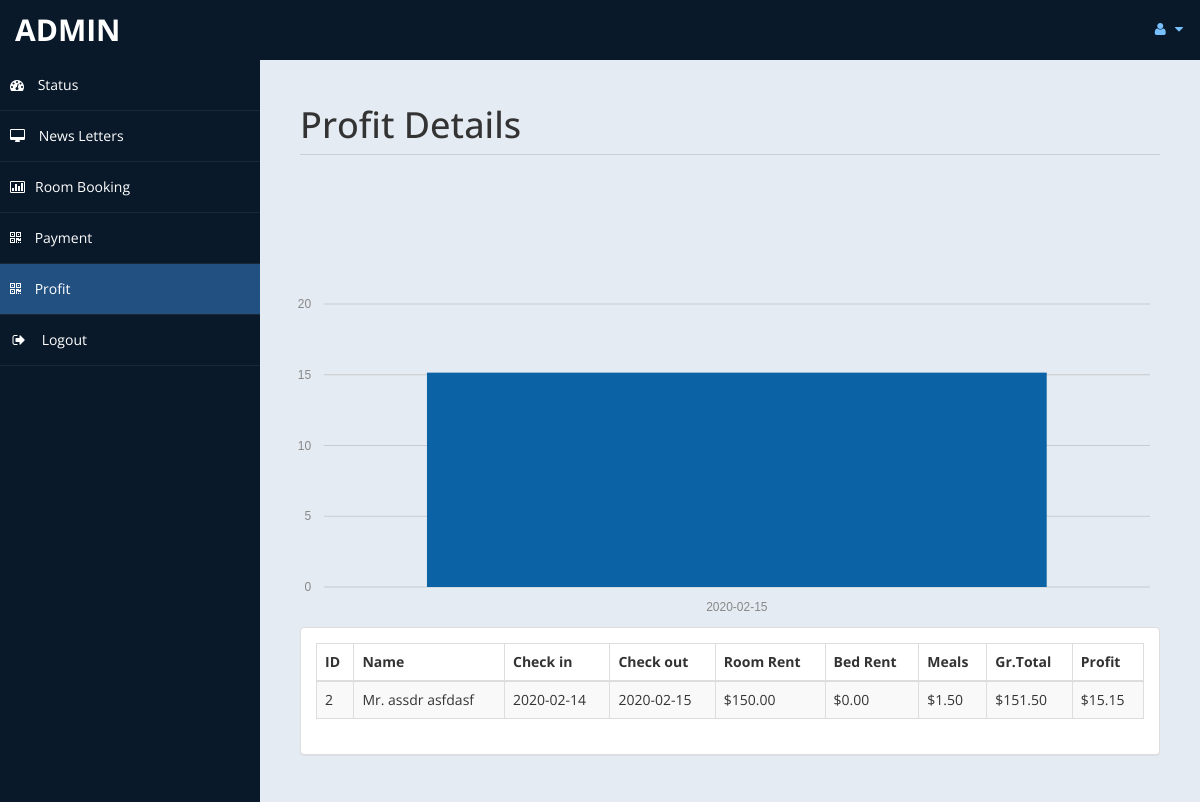
The app's page /admin/profit.php (signed in) with its own data.
### tables this page shows
CREATE TABLE `payment` (
  `id` int(11) DEFAULT NULL,
  `title` varchar(5) DEFAULT NULL,
  `fname` varchar(30) DEFAULT NULL,
  `lname` varchar(30) DEFAULT NULL,
  `troom` varchar(30) DEFAULT NULL,
  `tbed` varchar(30) DEFAULT NULL,
  `nroom` int(11) DEFAULT NULL,
  `cin` date DEFAULT NULL,
  `cout` date DEFAULT NULL,
  `ttot` double(8,2) DEFAULT NULL,
  `fintot` double(8,2) DEFAULT NULL,
  `mepr` double(8,2) DEFAULT NULL,
  `meal` varchar(30) DEFAULT NULL,
  `btot` double(8,2) DEFAULT NULL,
  `noofdays` int(11) DEFAULT NULL
);

### admin/profit.php (the view, shortened to what this page needs)
<!DOCTYPE html>
<html xmlns="http://www.w3.org/1999/xhtml">
<head>
    <link href="assets/css/bootstrap.css" rel="stylesheet" />
    <link href="assets/css/font-awesome.css" rel="stylesheet" />
	<link rel="stylesheet" href="assets/css/morris.css">
    <link href="assets/css/custom-styles.css" rel="stylesheet" />
    <link href="assets/js/dataTables/dataTables.bootstrap.css" rel="stylesheet" />
</head>
<body>
    <div id="wrapper">
        <nav class="navbar navbar-default top-navbar" role="navigation">
            <div class="navbar-header">
                <a class="navbar-brand" href="home.php"><?php echo $_SESSION["user"]; ?> </a>
            </div>
            <ul class="nav navbar-top-links navbar-right">
                <li class="dropdown">
                    <a class="dropdown-toggle" data-toggle="dropdown" href="#" aria-expanded="false">
                        <i class="fa fa-user fa-fw"></i> <i class="fa fa-caret-down"></i>
                    </a>
                </li>
            </ul>
        </nav>
        <nav class="navbar-default navbar-side" role="navigation">
            <div class="sidebar-collapse">
                <ul class="nav" id="main-menu">
                    <li>
                        <a href="home.php"><i class="fa fa-dashboard"></i> Status</a>
                    </li>
                    <li>
                        <a  href="messages.php"><i class="fa fa-desktop"></i> News Letters</a>
                    </li>
					<li>
                        <a href="roombook.php"><i class="fa fa-bar-chart-o"></i>Room Booking</a>
                    </li>
                    <li>
                        <a  href="payment.php"><i class="fa fa-qrcode"></i> Payment</a>
                    </li>
					 <li>
                        <a class="active-menu" href="profit.php"><i class="fa fa-qrcode"></i> Profit</a>
                    </li>
                    <li>
                        <a href="logout.php" ><i class="fa fa-sign-out fa-fw"></i> Logout</a>
                    </li>
            </div>
        </nav>
        <div id="page-wrapper" >
            <div id="page-inner">
			 <div class="row">
                    <div class="col-md-12">
                        <h1 class="page-header">
                           Profit Details<small> </small>
                        </h1>
                    </div>
                </div>
            <div class="row">
				<?php
				include('db.php');
?>
				<br>
				<br>
				<br>
				<br><div id="chart"></div>
                <div class="col-md-12">
                    <div class="panel panel-default">
                        <div class="panel-body">
                            <div class="table-responsive">
                                <table class="table table-striped table-bordered table-hover" id="dataTables-example">
                                    <thead>
                                        <tr>
											<th>ID</th>
                                            <th>Name</th>
                                            <th>Check in</th>
											<th>Check out</th>
                                            <th>Room Rent</th>
											<th>Bed Rent</th>
											<th>Meals </th>
											<th>Gr.Total</th>
											<th>Profit</th>
                                        </tr>
                                    </thead>
                                    <tbody>
									<?php
										$sql="select * from payment";
										$re = mysqli_query($con,$sql);
										while($row = mysqli_fetch_array($re))
										{
											$id = $row['id'];
											if($id % 2 ==1 )
											{
												echo"<tr class='gradeC'>
													<td>".$row['id']." </td>
													<td>".$row['title']." ".$row['fname']." ".$row['lname']."</td>
													<td>".$row['cin']."</td>
													<td>".$row['cout']."</td>
													<td>$".$row['ttot']."</td>
													<td>$".$row['mepr']."</td>
													<td>$".$row['btot']."</td>
													<td>$".$row['fintot']."</td>
													<td>$".$row['fintot']*10/100 ."</td>
													</tr>";
											}
											else
											{
												echo"<tr class='gradeU'>
													<td>".$row['id']." </td>
													<td>".$row['title']." ".$row['fname']." ".$row['lname']."</td>
													<td>".$row['cin']."</td>
													<td>".$row['cout']."</td>
													<td>$".$row['ttot']."</td>
													<td>$".$row['mepr']."</td>
													<td>$".$row['btot']."</td>
													<td>$".$row['fintot']."</td>
													<td>$".$row['fintot']*10/100 ."</td>
													</tr>";
											}
										}
									?>
                                    </tbody>
                                </table>
                            </div>
                        </div>
                    </div>
                </div>
            </div>
                </div>
            </div>
    </div>
</body>
</html>

### admin/assets/css/custom-styles.css (style rules this page uses)
body { font-family: 'Open Sans', sans-serif; }
#wrapper { width: 100%; background:#09192A; }
#page-wrapper { padding: 15px 15px; min-height: 600px; background:#E5EBF2; }
#page-inner { width:100%; margin:10px 20px 10px 0px; background-color:transparent; padding:10px; min-height:1200px; }
h1, .h1, h2, .h2, h3, .h3 { margin-top: 7px; margin-bottom: -5px; }
.page-header { padding-bottom: 9px; margin: 10px 0 45px; border-bottom: 1px solid #C7D1DD; }
.top-navbar { margin:0px; }
.top-navbar .navbar-brand { color: #fff; width: 260px; text-align: left; height: 60px; font-size: 30px; font-weight: 700; text-transform: uppercase; line-height: 30px; }
.top-navbar .nav > li { position: relative; display: inline-block; }
.top-navbar .nav > li > a { position: relative; display: block; padding: 19px 15px; color: #77C0FD; }
.active-menu { background-color:#225081!important; }
.sidebar-collapse , .sidebar-collapse .nav { background:none; }
.sidebar-collapse .nav { padding:0; }
.sidebar-collapse .nav > li > a { color:#fff; background:transparent; text-shadow:none; }
.sidebar-collapse > .nav > li > a { padding:15px 10px; }
.sidebar-collapse > .nav > li { border-bottom: 1px solid rgba(107, 108, 109, 0.19); }
.navbar-side { border:none; background-color: transparent; }
.top-navbar { background:#09192A; border-bottom:none; }
.top-navbar .nav > li > a > i { margin-right: 2px; }
.navbar-default { border:0px solid black; }
.navbar-header { background: #09192A; }
.nav > li > a > i { margin-right:10px; }
@media (min-width:768px) { #page-wrapper { margin: 0 0 0 260px; padding: 15px 30px; min-height: 1200px; } }
@media (min-width:768px) { .navbar-side { z-index: 1; position: absolute; width: 260px; } }
@media (min-width:768px) { .navbar { border-radius: 0px; } }

### records on screen
payment: id "2", title "Mr.", fname "assdr", lname "asfdasf", cin "2020-02-14", cout "2020-02-15", ttot "150.00", mepr "0.00", btot "1.50", fintot "151.50", $row['fintot']*10/100 "15.15"

### other values on screen
$_SESSION["user"] "ADMIN"
